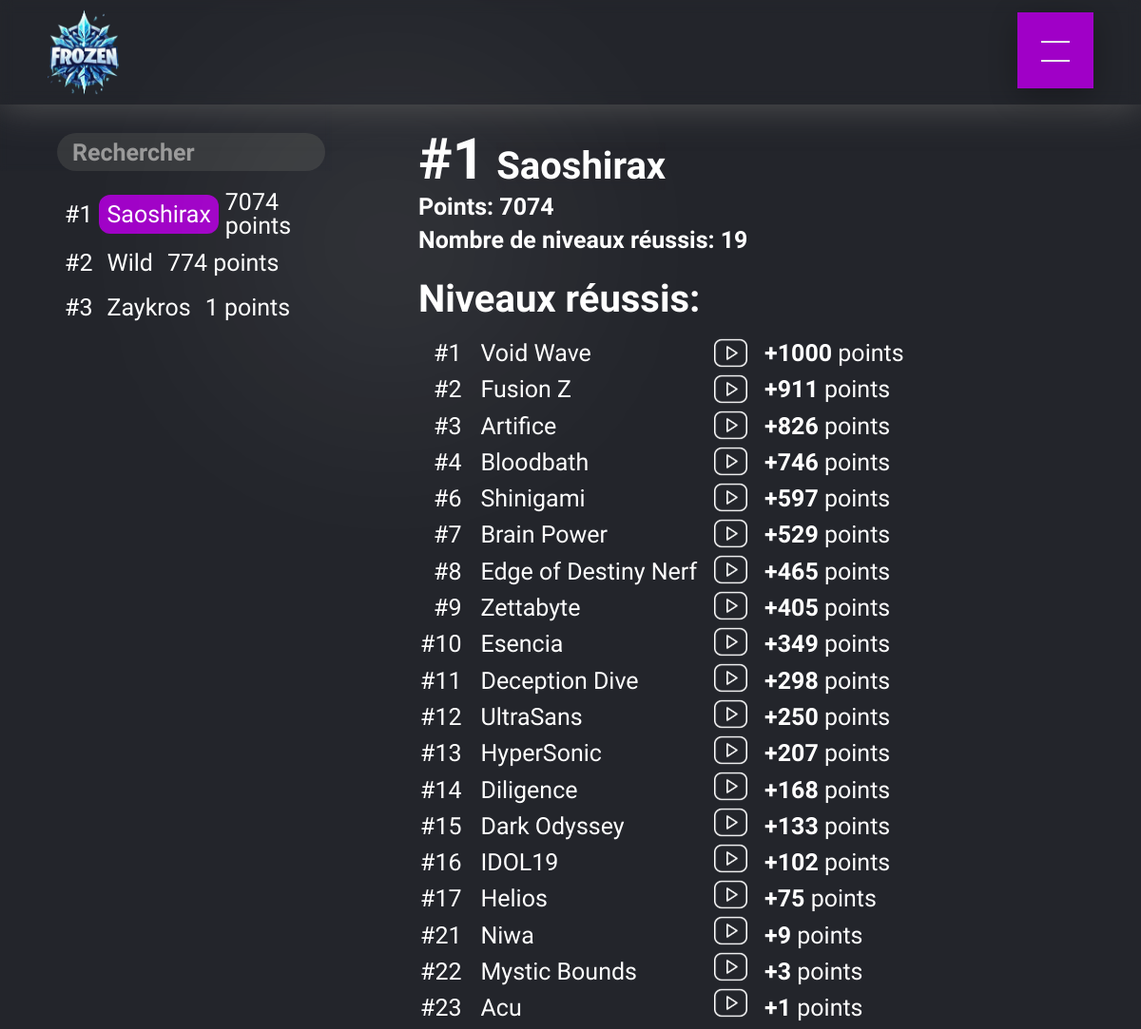
Page /classement/Saoshirax on the committed database.
### tables this page shows
CREATE TABLE Joueur (
        id INTEGER PRIMARY KEY AUTOINCREMENT,
        nom TEXT NOT NULL UNIQUE,
        points INTEGER DEFAULT 0
    );

CREATE TABLE ReussiteNiveau (
        joueur_id INTEGER,
        niveau_id INTEGER,
        video_url TEXT,
        createurs TEXT,
        FOREIGN KEY (joueur_id) REFERENCES Joueur(id),
        FOREIGN KEY (niveau_id) REFERENCES Niveau(id),
        PRIMARY KEY (joueur_id, niveau_id)
    );

CREATE TABLE Niveau (
        id INTEGER PRIMARY KEY AUTOINCREMENT,
        nom TEXT NOT NULL UNIQUE,
        createurs TEXT NOT NULL,
        verifier TEXT,
        publisher TEXT,
        id_niveau INTEGER UNIQUE,
        points INTEGER NOT NULL,
        classement INTEGER,
        victoires INTEGER DEFAULT 0,
        mot_de_passe TEXT,
        video_url TEXT,
        image_url TEXT,
        duree INTEGER,
        duree_globale TEXT
    );

### app.py (the view)
@app.route('/classement/<string:nom>')
def joueur(nom):
    active_page = 'classement'
    connection = sqlite3.connect('DataBase.db')
    cursor = connection.cursor()
    cursor.execute('SELECT nom FROM Joueur WHERE nom = ?', (nom,))
    joueur = cursor.fetchone()
    if joueur is None:
        connection.close()
        return redirect(url_for('error404'))
    cursor.execute('SELECT id, nom, points FROM Joueur WHERE nom = ?', (nom,))
    joueur = cursor.fetchone()
    if joueur is None:
        return redirect(url_for('classement'))
    joueur_id = joueur[0]
    cursor.execute('SELECT nom FROM Joueur ORDER BY points DESC')
    joueurs = cursor.fetchall()
    joueur_classement = next((index + 1 for index, joueur_item in enumerate(joueurs) if joueur_item[0] == nom), None)
    cursor.execute('''
        SELECT Niveau.nom, Niveau.points, ReussiteNiveau.video_url, Niveau.classement
        FROM ReussiteNiveau
        JOIN Niveau ON ReussiteNiveau.niveau_id = Niveau.id
        WHERE ReussiteNiveau.joueur_id = ?
        ORDER BY Niveau.classement DESC
    ''', (joueur_id,))
    reussites = cursor.fetchall()
    cursor.execute('SELECT id, nom, points FROM Joueur ORDER BY points DESC')
    joueurs = cursor.fetchall()
    reussites_count = len(reussites)
    connection.close()
    return render_template('classement_joueur.html', joueur=joueur, reussites=reussites, joueurs=joueurs, selected_joueur=nom, joueur_classement=joueur_classement, reussites_count=reussites_count, active_page=active_page)

### templates/classement_joueur.html (shortened to what this page needs)
{% extends 'layout.html' %}
{% block styles %}
<link href="../static/classement/classement.css" rel="stylesheet">
<link href="../static/classement/res_classement_joueur.css" rel="stylesheet">
{% endblock %}
{% block content %}
<div class="page-content">
    <div class="wrapper">
        <div class="home-left hide">
            <div class="searchinput-container">
                <div class="inputbackground">
                    <input class="searchInput" type="text" id="searchInput" onkeyup="filterLevels()" placeholder="Rechercher" autocomplete="off" spellcheck="false">
                </div>
            </div>
            <div class="home-left-container">
                <ul id="levelsList">
                    {% for joueur_item in joueurs %}
                        <div class="classement_nom_du_joueur">
                            <p class="classement_nom_du_joueur_position">#{{ loop.index }}</p>
                            <a class="home-right-container-wrapper {% if joueur_item[1] == selected_joueur %}selected{% endif %}" href="{{ url_for('joueur', nom=joueur_item[1]) }}" onclick="setSelectedLevel('{{ joueur_item[1] }}')">
                                <span class="classement_nom_du_joueur_nom">{{ joueur_item[1] }}</span>
                            </a>
                            <p class="home-right-container-paragraph">{{ joueur_item[2] }} points</p>
                        </div>
                    {% endfor %}
                </ul>
            </div>
        </div>
        <div class="home-right">
            <div class="home-right-container">
                <div class="home-right-wrapper">
                    <div class="home-right-wrapper-classement-joueur">
                        <p><span id="bold">#{{ joueur_classement }}</span></p>
                        <h1 class="title"><span id="bold">{{ joueur[1] }}</span></h1>
                    </div>
                    <p class="home-right-points-joueurs">Points: <span id="bold">{{ joueur[2] }}</span></p>
                    <p class="home-right-points-joueurs">Nombre de niveaux réussis: <spanid="bold">{{ reussites_count }}</span></p>
                    <h2 class="h2">Niveaux réussis:</h2>
                    <div class="reussites">
                        <ul>
                            {% for reussite in reussites|reverse %}
                                <li class="reussite-classement">
                                    <div>
                                        <p>#{{ reussite[3] }}</p>
                                    </div>
                                </li>
                            {% endfor %}
                        </ul>
                        <ul>
                            {% for reussite in reussites|reverse %}
                                <li class="reussite2">
                                    <div>
                                        <a href="{{ url_for('niveau', nom_niveau=reussite[0]) }}" onclick="setSelectedLevel('{{ reussite[0] }}')">
                                            <p>{{ reussite[0] }}</p>
                                        </a>
                                    </div>
                                </li>
                            {% endfor %}
                        </ul>
                        <ul class="logoyt-container">
                            {% for reussite in reussites|reverse %}
                                <li class="logo-yt">
                                    <a class="victoires-joueur-vid-link" target="_blank" href="{{ reussite[2] }}">
                                        <img class="logoyt" src="{{ url_for('static', filename='pictures/logo_youtube.svg') }}" alt="YouTube Video">
                                    </a>
                                </li>
                            {% endfor %}
                        </ul>
                        <ul>
                            {% for reussite in reussites|reverse %}
                                <li class="reussite">
                                    <div>
                                        <p><span id="bold">+{{ reussite[1] }}</span> points</p>
                                    </div>
                                </li>
                            {% endfor %}
                        </ul>
                    </div>
                </div>
            </div>
        </div>
    </div>
</div>
{% endblock %}

### static/classement/res_classement_joueur.css (style rules this page uses)
.victoires-joueur-vid-link { cursor: pointer; transition: all 300ms ease-in-out; border-radius: 8px; }
.victoires-joueur-vid-link .logoyt { transition: all 300ms ease-in-out; width: 35px; height: auto; }
.logo-yt { margin-bottom: 10px; }
.reussite { padding: 4px; }
.reussite2 p { border-radius: 8px; padding: 4px; color: white; }
.home-left, .home-right { scrollbar-width: thin; scrollbar-color: #5c5c5c #aaaaaa; }
.reussite-classement div { margin-left: 2px; margin-right: 2px; align-items: center; display: flex; }

### static/layout/layout.css (style rules this page uses)
body { scrollbar-width: thin; scrollbar-color: #5c5c5c #aaaaaa; }

### rows in the picture
Joueur: nom "Saoshirax", points "7074"
Joueur: nom "Wild", points "774"
Joueur: nom "Zaykros", points "1"
ReussiteNiveau: classement "1", nom "Void Wave", points "1000"
ReussiteNiveau: classement "2", nom "Fusion Z", points "911"
ReussiteNiveau: classement "3", nom "Artifice", points "826"
ReussiteNiveau: classement "4", nom "Bloodbath", points "746"
ReussiteNiveau: classement "6", nom "Shinigami", points "597"
ReussiteNiveau: classement "7", nom "Brain Power", points "529"
ReussiteNiveau: classement "8", nom "Edge of Destiny Nerf", points "465"
ReussiteNiveau: classement "9", nom "Zettabyte", points "405"
ReussiteNiveau: classement "10", nom "Esencia", points "349"
ReussiteNiveau: classement "11", nom "Deception Dive", points "298"
ReussiteNiveau: classement "12", nom "UltraSans", points "250"
ReussiteNiveau: classement "13", nom "HyperSonic", points "207"
ReussiteNiveau: classement "14", nom "Diligence", points "168"
ReussiteNiveau: classement "15", nom "Dark Odyssey", points "133"
ReussiteNiveau: classement "16", nom "IDOL19", points "102"
ReussiteNiveau: classement "17", nom "Helios", points "75"
ReussiteNiveau: classement "21", nom "Niwa", points "9"
ReussiteNiveau: classement "22", nom "Mystic Bounds", points "3"
ReussiteNiveau: classement "23", nom "Acu", points "1"

### other values in the picture
{{ joueur_classement }} "1"
{{ reussites_count }} "19"
